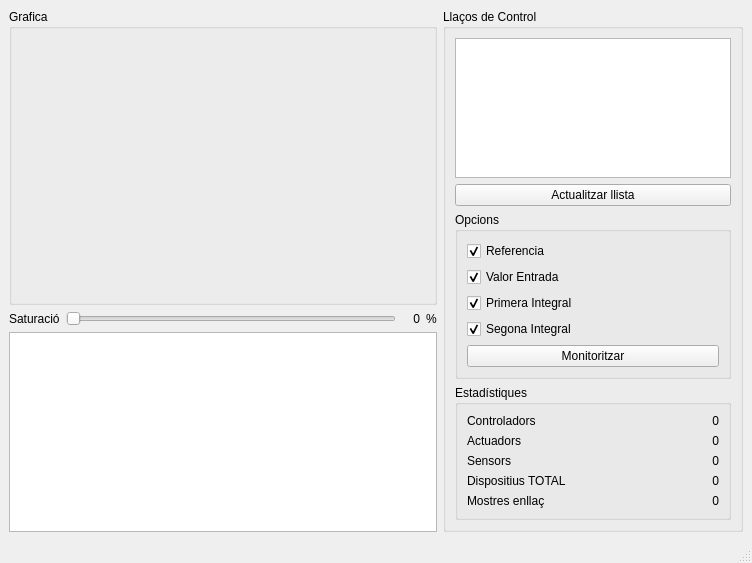
<?xml version="1.0" encoding="UTF-8"?>
<ui version="4.0">
 <class>MainWindow</class>
 <widget class="QMainWindow" name="MainWindow">
  <property name="geometry">
   <rect>
    <x>0</x>
    <y>0</y>
    <width>752</width>
    <height>563</height>
   </rect>
  </property>
  <property name="windowTitle">
   <string>Distributed Control Systems Monitor</string>
  </property>
  <widget class="QWidget" name="centralwidget">
   <layout class="QHBoxLayout" name="horizontalLayout_2">
    <item>
     <layout class="QVBoxLayout" name="verticalLayout_6">
      <item>
       <widget class="QGroupBox" name="groupBox_3">
        <property name="sizePolicy">
         <sizepolicy hsizetype="Expanding" vsizetype="Expanding">
          <horstretch>0</horstretch>
          <verstretch>0</verstretch>
         </sizepolicy>
        </property>
        <property name="minimumSize">
         <size>
          <width>0</width>
          <height>200</height>
         </size>
        </property>
        <property name="title">
         <string>Grafica</string>
        </property>
        <layout class="QVBoxLayout" name="verticalLayout_4">
         <item>
          <widget class="MplWidget" name="mplWidget" native="true">
           <property name="sizePolicy">
            <sizepolicy hsizetype="Expanding" vsizetype="Expanding">
             <horstretch>0</horstretch>
             <verstretch>0</verstretch>
            </sizepolicy>
           </property>
          </widget>
         </item>
        </layout>
       </widget>
      </item>
      <item>
       <layout class="QHBoxLayout" name="horizontalLayout">
        <item>
         <widget class="QLabel" name="label_saturation">
          <property name="text">
           <string>Saturació</string>
          </property>
         </widget>
        </item>
        <item>
         <widget class="QSlider" name="slider_saturation">
          <property name="orientation">
           <enum>Qt::Horizontal</enum>
          </property>
         </widget>
        </item>
        <item>
         <widget class="QLabel" name="label_percent_value">
          <property name="minimumSize">
           <size>
            <width>18</width>
            <height>0</height>
           </size>
          </property>
          <property name="lineWidth">
           <number>2</number>
          </property>
          <property name="midLineWidth">
           <number>2</number>
          </property>
          <property name="text">
           <string notr="true">0</string>
          </property>
          <property name="textFormat">
           <enum>Qt::AutoText</enum>
          </property>
          <property name="scaledContents">
           <bool>true</bool>
          </property>
          <property name="alignment">
           <set>Qt::AlignRight|Qt::AlignTrailing|Qt::AlignVCenter</set>
          </property>
          <property name="margin">
           <number>0</number>
          </property>
         </widget>
        </item>
        <item>
         <widget class="QLabel" name="label_percent_symbol">
          <property name="text">
           <string>%</string>
          </property>
         </widget>
        </item>
       </layout>
      </item>
      <item>
       <widget class="QTextBrowser" name="textBrowser">
        <property name="maximumSize">
         <size>
          <width>16777215</width>
          <height>200</height>
         </size>
        </property>
       </widget>
      </item>
     </layout>
    </item>
    <item>
     <layout class="QVBoxLayout" name="verticalLayout_5">
      <item>
       <widget class="QGroupBox" name="groupBox_2">
        <property name="maximumSize">
         <size>
          <width>300</width>
          <height>16777215</height>
         </size>
        </property>
        <property name="title">
         <string>Llaços de Control</string>
        </property>
        <layout class="QVBoxLayout" name="verticalLayout_3">
         <item>
          <widget class="QListWidget" name="listWidget_link">
           <property name="maximumSize">
            <size>
             <width>300</width>
             <height>16777215</height>
            </size>
           </property>
          </widget>
         </item>
         <item>
          <widget class="QPushButton" name="pushButton_reload">
           <property name="text">
            <string>Actualitzar llista</string>
           </property>
          </widget>
         </item>
         <item>
          <widget class="QGroupBox" name="groupBox_4">
           <property name="title">
            <string>Opcions</string>
           </property>
           <layout class="QHBoxLayout" name="horizontalLayout_3">
            <item>
             <layout class="QVBoxLayout" name="verticalLayout_2">
              <item>
               <widget class="QCheckBox" name="checkBox_R">
                <property name="text">
                 <string>Referencia</string>
                </property>
                <property name="checked">
                 <bool>true</bool>
                </property>
                <property name="tristate">
                 <bool>false</bool>
                </property>
               </widget>
              </item>
              <item>
               <widget class="QCheckBox" name="checkBox_U">
                <property name="text">
                 <string>Valor Entrada</string>
                </property>
                <property name="checked">
                 <bool>true</bool>
                </property>
               </widget>
              </item>
              <item>
               <widget class="QCheckBox" name="checkBox_x0">
                <property name="text">
                 <string>Primera Integral</string>
                </property>
                <property name="checked">
                 <bool>true</bool>
                </property>
               </widget>
              </item>
              <item>
               <widget class="QCheckBox" name="checkBox_x1">
                <property name="text">
                 <string>Segona Integral</string>
                </property>
                <property name="checked">
                 <bool>true</bool>
                </property>
               </widget>
              </item>
              <item>
               <widget class="QPushButton" name="pushButton_monitor">
                <property name="text">
                 <string>Monitoritzar</string>
                </property>
               </widget>
              </item>
             </layout>
            </item>
           </layout>
          </widget>
         </item>
         <item>
          <widget class="QGroupBox" name="groupBox">
           <property name="title">
            <string>Estadístiques</string>
           </property>
           <layout class="QVBoxLayout" name="verticalLayout">
            <item>
             <layout class="QFormLayout" name="formLayout">
              <item row="0" column="0">
               <widget class="QLabel" name="label_C">
                <property name="text">
                 <string>Controladors </string>
                </property>
               </widget>
              </item>
              <item row="0" column="1">
               <widget class="QLabel" name="label_C_value">
                <property name="text">
                 <string>0</string>
                </property>
                <property name="alignment">
                 <set>Qt::AlignRight|Qt::AlignTrailing|Qt::AlignVCenter</set>
                </property>
               </widget>
              </item>
              <item row="1" column="0">
               <widget class="QLabel" name="label_A">
                <property name="text">
                 <string>Actuadors</string>
                </property>
               </widget>
              </item>
              <item row="1" column="1">
               <widget class="QLabel" name="label_A_value">
                <property name="text">
                 <string>0</string>
                </property>
                <property name="alignment">
                 <set>Qt::AlignRight|Qt::AlignTrailing|Qt::AlignVCenter</set>
                </property>
               </widget>
              </item>
              <item row="2" column="0">
               <widget class="QLabel" name="label_S">
                <property name="text">
                 <string>Sensors</string>
                </property>
               </widget>
              </item>
              <item row="2" column="1">
               <widget class="QLabel" name="label_S_value">
                <property name="text">
                 <string>0</string>
                </property>
                <property name="alignment">
                 <set>Qt::AlignRight|Qt::AlignTrailing|Qt::AlignVCenter</set>
                </property>
               </widget>
              </item>
              <item row="3" column="0">
               <widget class="QLabel" name="label_T">
                <property name="text">
                 <string>Dispositius TOTAL</string>
                </property>
               </widget>
              </item>
              <item row="3" column="1">
               <widget class="QLabel" name="label_T_value">
                <property name="text">
                 <string>0</string>
                </property>
                <property name="alignment">
                 <set>Qt::AlignRight|Qt::AlignTrailing|Qt::AlignVCenter</set>
                </property>
               </widget>
              </item>
              <item row="4" column="0">
               <widget class="QLabel" name="label_samples">
                <property name="text">
                 <string>Mostres enllaç</string>
                </property>
               </widget>
              </item>
              <item row="4" column="1">
               <widget class="QLabel" name="label_samples_value">
                <property name="text">
                 <string>0</string>
                </property>
                <property name="alignment">
                 <set>Qt::AlignRight|Qt::AlignTrailing|Qt::AlignVCenter</set>
                </property>
               </widget>
              </item>
             </layout>
            </item>
           </layout>
          </widget>
         </item>
        </layout>
       </widget>
      </item>
     </layout>
    </item>
   </layout>
  </widget>
  <widget class="QMenuBar" name="menubar">
   <property name="geometry">
    <rect>
     <x>0</x>
     <y>0</y>
     <width>752</width>
     <height>25</height>
    </rect>
   </property>
  </widget>
  <widget class="QStatusBar" name="statusbar"/>
 </widget>
 <customwidgets>
  <customwidget>
   <class>MplWidget</class>
   <extends>QWidget</extends>
   <header>mplwidget</header>
   <container>1</container>
  </customwidget>
 </customwidgets>
 <resources/>
 <connections>
  <connection>
   <sender>slider_saturation</sender>
   <signal>valueChanged(int)</signal>
   <receiver>label_percent_value</receiver>
   <slot>setNum(int)</slot>
   <hints>
    <hint type="sourcelabel">
     <x>303</x>
     <y>288</y>
    </hint>
    <hint type="destinationlabel">
     <x>351</x>
     <y>297</y>
    </hint>
   </hints>
  </connection>
 </connections>
</ui>
